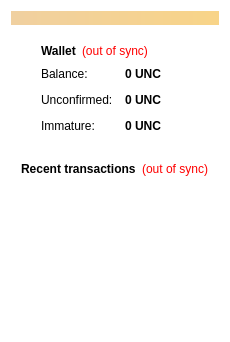
<?xml version="1.0" encoding="UTF-8"?>
<ui version="4.0">
 <class>OverviewPage</class>
 <widget class="QWidget" name="OverviewPage">
  <property name="geometry">
   <rect>
    <x>0</x>
    <y>0</y>
    <width>230</width>
    <height>342</height>
   </rect>
  </property>
  <property name="windowTitle">
   <string>Form</string>
  </property>
  <property name="styleSheet">
   <string notr="true">background-color: transparent;
background: transparent;</string>
  </property>
  <layout class="QVBoxLayout" name="topLayout">
   <item>
    <widget class="QLabel" name="labelAlerts">
     <property name="visible">
      <bool>false</bool>
     </property>
     <property name="styleSheet">
      <string notr="true">background-color: qlineargradient(x1: 0, y1: 0, x2: 1, y2: 0, stop:0 #F0D0A0, stop:1 #F8D488); color:#000000;</string>
     </property>
     <property name="wordWrap">
      <bool>true</bool>
     </property>
     <property name="margin">
      <number>3</number>
     </property>
    </widget>
   </item>
   <item>
    <layout class="QHBoxLayout" name="horizontalLayout" stretch="1">
     <item>
      <layout class="QVBoxLayout" name="verticalLayout_2">
       <item alignment="Qt::AlignHCenter">
        <widget class="QFrame" name="frame">
         <property name="frameShape">
          <enum>QFrame::StyledPanel</enum>
         </property>
         <property name="frameShadow">
          <enum>QFrame::Raised</enum>
         </property>
         <layout class="QVBoxLayout" name="verticalLayout_4">
          <item>
           <layout class="QHBoxLayout" name="horizontalLayout_4">
            <item>
             <widget class="QLabel" name="label_5">
              <property name="font">
               <font>
                <weight>75</weight>
                <bold>true</bold>
               </font>
              </property>
              <property name="text">
               <string>Wallet</string>
              </property>
             </widget>
            </item>
            <item>
             <widget class="QLabel" name="labelWalletStatus">
              <property name="toolTip">
               <string>The displayed information may be out of date. Your wallet automatically synchronizes with the UniverseCoin network after a connection is established, but this process has not completed yet.</string>
              </property>
              <property name="styleSheet">
               <string notr="true">QLabel { color: red; }</string>
              </property>
              <property name="text">
               <string notr="true">(out of sync)</string>
              </property>
              <property name="alignment">
               <set>Qt::AlignLeading|Qt::AlignLeft|Qt::AlignVCenter</set>
              </property>
             </widget>
            </item>
            <item>
             <spacer name="horizontalSpacer_2">
              <property name="orientation">
               <enum>Qt::Horizontal</enum>
              </property>
              <property name="sizeHint" stdset="0">
               <size>
                <width>40</width>
                <height>20</height>
               </size>
              </property>
             </spacer>
            </item>
           </layout>
          </item>
          <item>
           <layout class="QFormLayout" name="formLayout_2">
            <property name="fieldGrowthPolicy">
             <enum>QFormLayout::AllNonFixedFieldsGrow</enum>
            </property>
            <property name="horizontalSpacing">
             <number>12</number>
            </property>
            <property name="verticalSpacing">
             <number>12</number>
            </property>
            <item row="0" column="0">
             <widget class="QLabel" name="label">
              <property name="text">
               <string>Balance:</string>
              </property>
             </widget>
            </item>
            <item row="0" column="1">
             <widget class="QLabel" name="labelBalance">
              <property name="font">
               <font>
                <weight>75</weight>
                <bold>true</bold>
               </font>
              </property>
              <property name="cursor">
               <cursorShape>IBeamCursor</cursorShape>
              </property>
              <property name="toolTip">
               <string>Your current balance</string>
              </property>
              <property name="text">
               <string notr="true">0 UNC</string>
              </property>
              <property name="textInteractionFlags">
               <set>Qt::LinksAccessibleByMouse|Qt::TextSelectableByKeyboard|Qt::TextSelectableByMouse</set>
              </property>
             </widget>
            </item>
            <item row="1" column="0">
             <widget class="QLabel" name="label_3">
              <property name="text">
               <string>Unconfirmed:</string>
              </property>
             </widget>
            </item>
            <item row="1" column="1">
             <widget class="QLabel" name="labelUnconfirmed">
              <property name="font">
               <font>
                <weight>75</weight>
                <bold>true</bold>
               </font>
              </property>
              <property name="cursor">
               <cursorShape>IBeamCursor</cursorShape>
              </property>
              <property name="toolTip">
               <string>Total of transactions that have yet to be confirmed, and do not yet count toward the current balance</string>
              </property>
              <property name="text">
               <string notr="true">0 UNC</string>
              </property>
              <property name="textInteractionFlags">
               <set>Qt::LinksAccessibleByMouse|Qt::TextSelectableByKeyboard|Qt::TextSelectableByMouse</set>
              </property>
             </widget>
            </item>
            <item row="2" column="0">
             <widget class="QLabel" name="labelImmatureText">
              <property name="text">
               <string>Immature:</string>
              </property>
             </widget>
            </item>
            <item row="2" column="1">
             <widget class="QLabel" name="labelImmature">
              <property name="font">
               <font>
                <weight>75</weight>
                <bold>true</bold>
               </font>
              </property>
              <property name="toolTip">
               <string>Mined balance that has not yet matured</string>
              </property>
              <property name="text">
               <string notr="true">0 UNC</string>
              </property>
              <property name="textInteractionFlags">
               <set>Qt::LinksAccessibleByMouse|Qt::TextSelectableByKeyboard|Qt::TextSelectableByMouse</set>
              </property>
             </widget>
            </item>
           </layout>
          </item>
         </layout>
        </widget>
       </item>
       <item>
        <spacer name="verticalSpacer">
         <property name="orientation">
          <enum>Qt::Vertical</enum>
         </property>
         <property name="sizeHint" stdset="0">
          <size>
           <width>20</width>
           <height>40</height>
          </size>
         </property>
        </spacer>
       </item>
      </layout>
     </item>
    </layout>
   </item>
   <item>
    <layout class="QVBoxLayout" name="verticalLayout_3">
     <item alignment="Qt::AlignHCenter">
      <widget class="QFrame" name="frame_2">
       <property name="frameShape">
        <enum>QFrame::StyledPanel</enum>
       </property>
       <property name="frameShadow">
        <enum>QFrame::Raised</enum>
       </property>
       <layout class="QVBoxLayout" name="verticalLayout">
        <item>
         <layout class="QHBoxLayout" name="horizontalLayout_2">
          <item>
           <widget class="QLabel" name="label_4">
            <property name="text">
             <string>&lt;b&gt;Recent transactions&lt;/b&gt;</string>
            </property>
           </widget>
          </item>
          <item>
           <widget class="QLabel" name="labelTransactionsStatus">
            <property name="toolTip">
             <string>The displayed information may be out of date. Your wallet automatically synchronizes with the UniverseCoin network after a connection is established, but this process has not completed yet.</string>
            </property>
            <property name="styleSheet">
             <string notr="true">QLabel { color: red; }</string>
            </property>
            <property name="text">
             <string notr="true">(out of sync)</string>
            </property>
            <property name="alignment">
             <set>Qt::AlignRight|Qt::AlignTrailing|Qt::AlignVCenter</set>
            </property>
           </widget>
          </item>
          <item>
           <spacer name="horizontalSpacer">
            <property name="orientation">
             <enum>Qt::Horizontal</enum>
            </property>
            <property name="sizeHint" stdset="0">
             <size>
              <width>40</width>
              <height>20</height>
             </size>
            </property>
           </spacer>
          </item>
         </layout>
        </item>
        <item>
         <widget class="QListView" name="listTransactions">
          <property name="styleSheet">
           <string notr="true">QListView { background: transparent; }</string>
          </property>
          <property name="frameShape">
           <enum>QFrame::NoFrame</enum>
          </property>
          <property name="verticalScrollBarPolicy">
           <enum>Qt::ScrollBarAlwaysOff</enum>
          </property>
          <property name="horizontalScrollBarPolicy">
           <enum>Qt::ScrollBarAlwaysOff</enum>
          </property>
          <property name="selectionMode">
           <enum>QAbstractItemView::NoSelection</enum>
          </property>
         </widget>
        </item>
       </layout>
      </widget>
     </item>
     <item>
      <spacer name="verticalSpacer_2">
       <property name="orientation">
        <enum>Qt::Vertical</enum>
       </property>
       <property name="sizeHint" stdset="0">
        <size>
         <width>20</width>
         <height>40</height>
        </size>
       </property>
      </spacer>
     </item>
    </layout>
   </item>
  </layout>
 </widget>
 <resources/>
 <connections/>
</ui>
